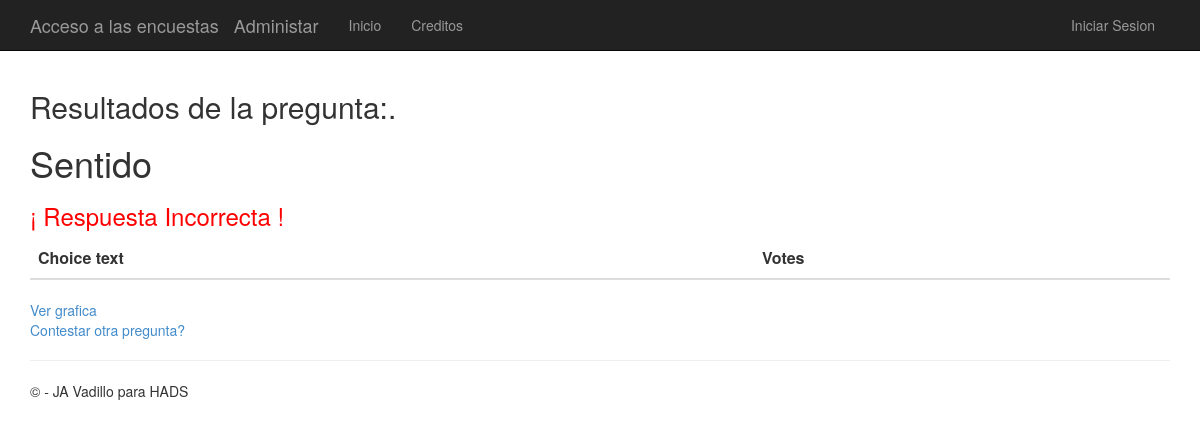
Page /4/results/ on the earlier database version.
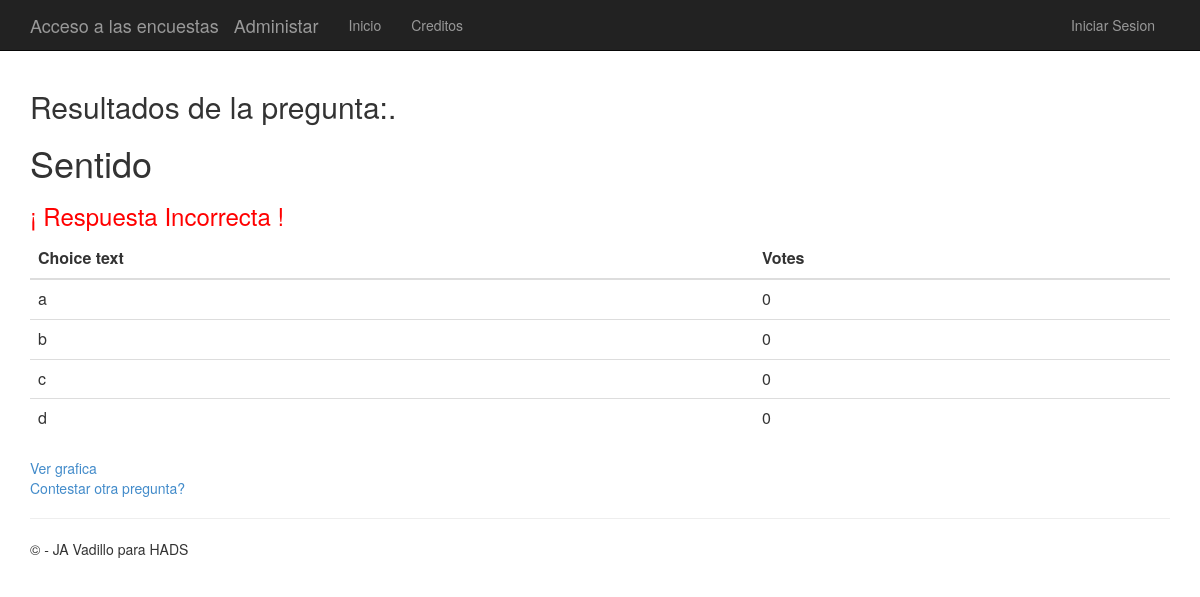
Same page on the later database version.
### app/models.py (models this page shows)
class Question(models.Model):
    question_text = models.CharField(max_length=200)
    pub_date = models.DateTimeField('date published')
    category = models.CharField(max_length = 200, default="No category")

class Choice(models.Model):
    question = models.ForeignKey(Question, on_delete=models.CASCADE,)
    choice_text = models.CharField(max_length=200)
    votes = models.IntegerField(default=0)
    correct = models.BooleanField(default = False)

### app/views.py (the view)
# urls.py: url(r'^(?P<question_id>\d+)/results/$', app.views.results, name='results'),
def results(request, question_id):
    question = get_object_or_404(Question, pk=question_id)
    return render(request, 'polls/results.html', {'title':'Resultados de la pregunta:','question': question})

### app/templates/polls/results.html (shortened to what this page needs)
﻿{% extends "app/layout.html" %}
{% block content %}
<h2>{{ title }}.</h2>
<h1>{{ question.question_text }}</h1>
{% if not request.user.is_authenticated %}
    {% if choice.correct %}
        <h3 style="color: green">¡ Respuesta Correcta !</h3>
    {% else %}
        <h3 style="color: red">¡ Respuesta Incorrecta !</h3>
    {% endif %}
{% endif %}
    <table class="table">
        <thead>
            <th scope="col">Choice text</th>
            <th scope="col">Votes</th>
        </thead>
        <tbody>
        {% for choice in question.choice_set.all %}
        <tr>
            <td>{{ choice.choice_text }}</td>
            <td>{{ choice.votes }}</td>
        </tr>
        {% endfor %}
        </tbody>
    </table>
<a href="{% url 'chart' question.id %}"> Ver grafica</a><br />
<a href="{% url 'index' %}">Contestar otra pregunta?</a>
{% endblock %}

### app/templates/app/layout.html (shortened to what this page needs)
﻿<!DOCTYPE html>
<html>
<head>
    {% load staticfiles %}
    <link rel="stylesheet" type="text/css" href="{% static 'app/content/bootstrap.min.css' %}" />
    <link rel="stylesheet" type="text/css" href="{% static 'app/content/site.css' %}" />
</head>
<body>
    <div class="navbar navbar-inverse navbar-fixed-top">
        <div class="container">
            <div class="navbar-header">
                <a href="/polls/" class="navbar-brand">Acceso a las encuestas</a>
                <a href="/admin/" class="navbar-brand">Administar</a>
            </div>
            <div class="navbar-collapse collapse">
                <ul class="nav navbar-nav">
                    <li><a href="{% url 'home' %}">Inicio</a></li>
                    <li><a href="{% url 'contact' %}">Creditos</a></li>
                </ul>
                {% include 'app/loginpartial.html' %}
            </div>
        </div>
    </div>
    <div class="container body-content">
{% block content %}{% endblock %}
        <hr/>
        <footer>
            <p>&copy; {{ year }} - JA Vadillo para HADS</p>
        </footer>
    </div>
</body>
</html>

### app/templates/app/loginpartial.html
{% if user.is_authenticated %}
<form id="logoutForm" action="/logout" method="post" class="navbar-right">
    {% csrf_token %}
    <ul class="nav navbar-nav navbar-right">
        <li><span class="navbar-brand">Bienvenido ... {{ user.username }}!</span></li>
        <li><a href="javascript:document.getElementById('logoutForm').submit()">Cerrar Sesion</a></li>
    </ul>
</form>
{% else %}
<ul class="nav navbar-nav navbar-right">
    <li><a href="{% url 'login' %}">Iniciar Sesion</a></li>
</ul>
{% endif %}

### app/static/app/content/site.css (style rules this page uses)
body { padding-top: 50px; padding-bottom: 20px; }
.body-content { padding-left: 15px; padding-right: 15px; }

Differences in the rows shown:
added Choice: choice_text "a", votes "0"
added Choice: choice_text "b", votes "0"
added Choice: choice_text "c", votes "0"
added Choice: choice_text "d", votes "0"
